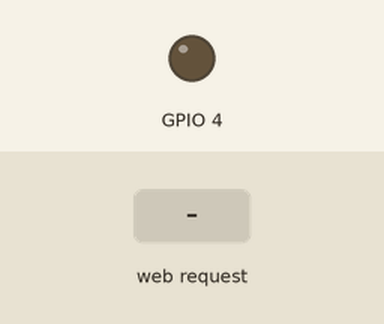
Simulated run of this sketch. Board: ESP32. Shown: output pins drawn as LEDs (lit = HIGH). The test bench sets the inputs (shaded band). WiFi joins after 1.5 s; servers stay silent unless stated; storage starts empty; what the sketch prints to the serial monitor is not drawn.

Above: at 6.2 s.
6.3 s: HTTP request GET /on received
At 7.5 s:
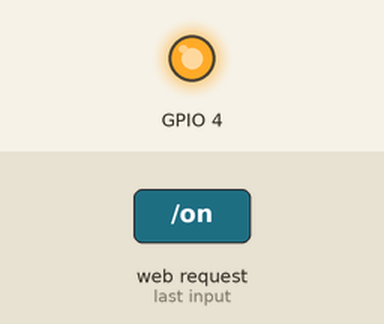
7.8 s: HTTP request GET /off received
At 8.8 s:
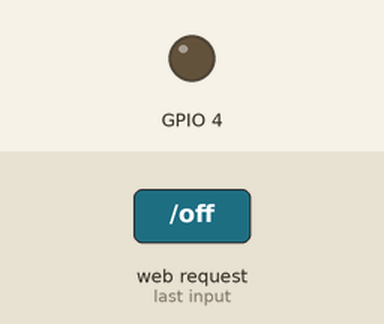
Timing chart, 0 to 10.8 s (numbered marks = the images above; inputs shaded):
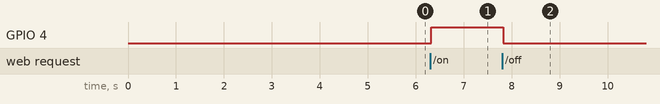

Measured:
- after the input at 6.3 s, GPIO 4: LOW → HIGH at once
- after the input at 7.8 s, GPIO 4: HIGH → LOW at once

The sketch:

WebSPIFFS_DINAMICO.ino
```cpp
// https://github.com/me-no-dev/ESPAsyncWebServer
// https://github.com/me-no-dev/ESPAsyncTCP

#include <WiFi.h>
#include "ESPAsyncWebServer.h"
#include "SPIFFS.h"

const char* ssid = "...";
const char* password = "...";

AsyncWebServer server(80);

String processor(const String& var);

void setup() {
  Serial.begin(115200);
  delay(3000);
  pinMode(4, OUTPUT);

  if (!SPIFFS.begin(true)) {
    Serial.println("err SPIFFS");
    while (1);
  }

  WiFi.begin(ssid, password);
  while (WiFi.status() != WL_CONNECTED) {
    delay(1000);
    Serial.println(".");
  }
  Serial.print("IP: ");Serial.println(WiFi.localIP());

  server.on("/", HTTP_GET, [](AsyncWebServerRequest *request){
    Serial.println("call index");
    request->send(SPIFFS, "/index.html", String(), false, processor);
  });
  server.on("/index.html", HTTP_GET, [](AsyncWebServerRequest *request){
    request->send(SPIFFS, "/index.html", String(), false, processor);
  });
  server.on("/on", HTTP_GET, [](AsyncWebServerRequest *request){
    digitalWrite(4, HIGH);
    request->send(SPIFFS, "/index.html", String(), false, processor);
  });
  server.on("/off", HTTP_GET, [](AsyncWebServerRequest *request){
    digitalWrite(4, LOW);
    request->send(SPIFFS, "/index.html", String(), false, processor);
  });

  server.begin();
}

void loop() {
}

String processor(const String& var){
  //STATO_LED
  Serial.println(var);
  if (var == "STATO_LED") {
    String ledstate = "";
    if (digitalRead(4)) {
      ledstate = "ON";
    } else {
      ledstate = "OFF";
    }
    return ledstate;
  }
  return String();
}
```
